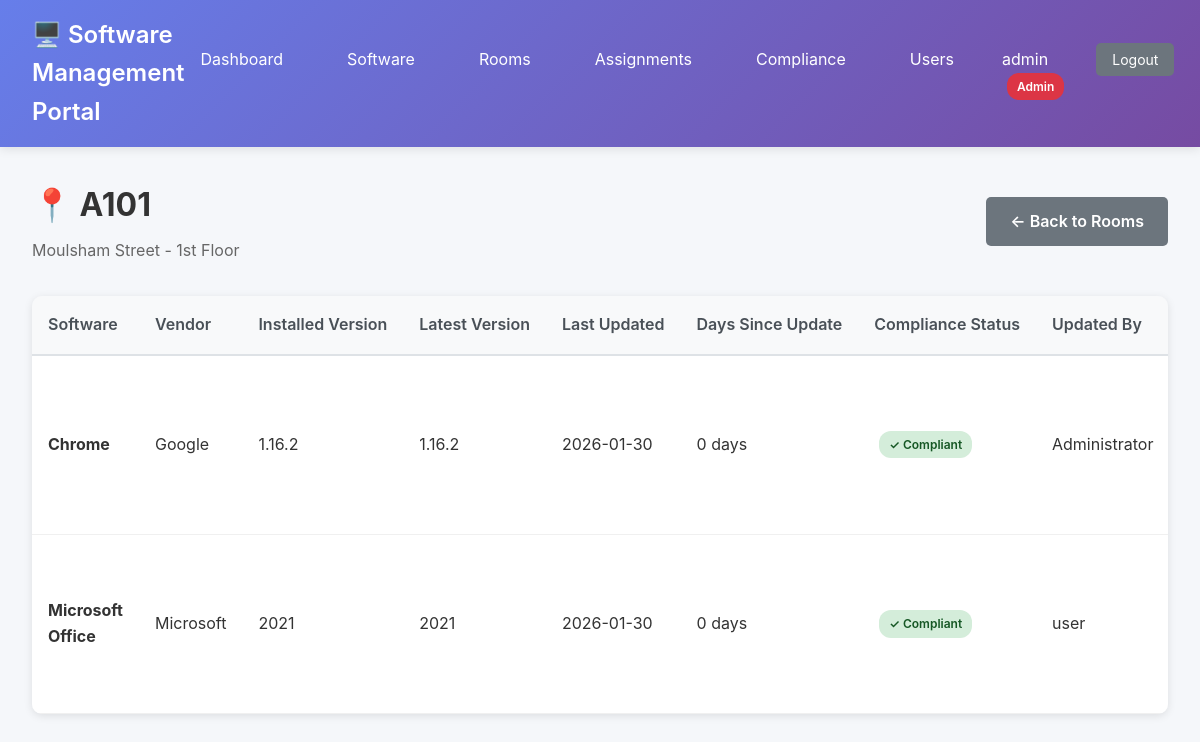
/rooms/5 (signed in), run on the app's committed database.
### tables this page shows
CREATE TABLE users (
    id INTEGER PRIMARY KEY AUTOINCREMENT,
    username TEXT NOT NULL UNIQUE,
    password_hash TEXT NOT NULL,
    full_name TEXT,
    email TEXT,
    is_superuser BOOLEAN DEFAULT 0,
    created_at TIMESTAMP DEFAULT CURRENT_TIMESTAMP,
    last_login TIMESTAMP
);

CREATE TABLE rooms (
    id INTEGER PRIMARY KEY AUTOINCREMENT,
    room_name TEXT NOT NULL UNIQUE,
    building TEXT,
    floor TEXT,
    created_at TIMESTAMP DEFAULT CURRENT_TIMESTAMP
);

CREATE TABLE installations (
    id INTEGER PRIMARY KEY AUTOINCREMENT,
    software_id INTEGER NOT NULL,
    room_id INTEGER NOT NULL,
    installed_version TEXT NOT NULL,
    last_updated TIMESTAMP DEFAULT CURRENT_TIMESTAMP,
    updated_by TEXT,
    is_long_life BOOLEAN DEFAULT 0, -- Exception to 300-day policy
    long_life_reason TEXT,
    long_life_approved_by TEXT,
    long_life_approved_at TIMESTAMP,
    FOREIGN KEY (software_id) REFERENCES software(id) ON DELETE CASCADE,
    FOREIGN KEY (room_id) REFERENCES rooms(id) ON DELETE CASCADE,
    UNIQUE(software_id, room_id)
);

CREATE TABLE software (
    id INTEGER PRIMARY KEY AUTOINCREMENT,
    software_name TEXT NOT NULL,
    version TEXT NOT NULL,
    vendor TEXT,
    license_key TEXT,
    license_type TEXT, -- e.g., 'Site', 'Volume', 'Per-User'
    license_count INTEGER,
    installer_filename TEXT,
    installer_path TEXT,
    description TEXT,
    created_at TIMESTAMP DEFAULT CURRENT_TIMESTAMP,
    updated_at TIMESTAMP DEFAULT CURRENT_TIMESTAMP
, installer_url TEXT);

### app.py (the view)
@app.route('/rooms/<int:room_id>')
@login_required
def room_details(room_id):
    conn = get_db()
    cursor = conn.cursor()
    cursor.execute('SELECT * FROM rooms WHERE id = ?', (room_id,))
    room = cursor.fetchone()
    if not room:
        flash('Room not found!', 'error')
        return redirect(url_for('rooms_list'))
    cursor.execute('''
        SELECT
            i.id as installation_id, s.id as software_id, s.software_name, s.vendor,
            i.installed_version, s.version as latest_version, i.last_updated,
            i.updated_by, i.is_long_life, i.long_life_reason,
            CAST((julianday('now') - julianday(i.last_updated)) AS INTEGER) as days_since_update
        FROM installations i
        JOIN software s ON i.software_id = s.id
        WHERE i.room_id = ?
        ORDER BY s.software_name
    ''', (room_id,))
    installations = cursor.fetchall()
    conn.close()
    return render_template('room_details.html', room=room, installations=installations, update_policy_days=UPDATE_POLICY_DAYS)

### app.py (called while the page is built)
@login_manager.user_loader
def load_user(user_id):
    conn = get_db()
    cursor = conn.cursor()
    cursor.execute('SELECT id, username, full_name, is_superuser FROM users WHERE id = ?', (user_id,))
    user_data = cursor.fetchone()
    conn.close()
    if user_data:
        return User(user_data['id'], user_data['username'], user_data['full_name'], user_data['is_superuser'])
    return None

@app.context_processor
def inject_pending_assignments():
    if current_user.is_authenticated:
        conn = get_db()
        cursor = conn.cursor()
        cursor.execute('''
            SELECT COUNT(*) as count
            FROM assignments
            WHERE assigned_to = ? AND status = 'pending'
        ''', (current_user.id,))
        result = cursor.fetchone()
        conn.close()
        return {'pending_assignments_count': result['count'] if result else 0}
    return {'pending_assignments_count': 0}

def get_db():
    conn = sqlite3.connect(DB_PATH)
    conn.row_factory = sqlite3.Row
    return conn

### templates/room_details.html (shortened to what this page needs)
<!DOCTYPE html>
<html lang="en">
<head>
    <link rel="stylesheet" href="{{ url_for('static', filename='style.css') }}">
</head>
<body>
    <nav class="navbar">
        <div class="nav-brand">
            <h1>🖥️ Software Management Portal</h1>
        </div>
        <ul class="nav-menu">
            <li><a href="{{ url_for('index') }}">Dashboard</a></li>
            <li><a href="{{ url_for('software_list') }}">Software</a></li>
            <li><a href="{{ url_for('rooms_list') }}">Rooms</a></li>
            <li><a href="{{ url_for('my_assignments') }}">{% if current_user.is_superuser %}Assignments{% else %}My Assignments{% endif %}</a></li>
            {% if current_user.is_superuser %}
            <li><a href="{{ url_for('compliance_report') }}">Compliance</a></li>
            <li><a href="{{ url_for('users_list') }}">Users</a></li>
            {% endif %}
            <li class="user-info">
                {{ current_user.username }}
                {% if current_user.is_superuser %}
                <span class="badge badge-admin">Admin</span>
                {% endif %}
            </li>
            <li><a href="{{ url_for('logout') }}" class="btn-sm btn-secondary">Logout</a></li>
        </ul>
    </nav>
    <div class="container">
        <div class="page-header">
            <div>
                <h2>📍 {{ room.room_name }}</h2>
                <p style="color: #666; margin-top: 0.5rem;">
                    {% if room.building %}{{ room.building }}{% endif %}
                    {% if room.floor %} - {{ room.floor }}{% endif %}
                </p>
            </div>
            <a href="{{ url_for('rooms_list') }}" class="btn btn-secondary">← Back to Rooms</a>
        </div>
        <div class="table-container">
            <table class="data-table">
                <thead>
                    <tr>
                        <th>Software</th>
                        <th>Vendor</th>
                        <th>Installed Version</th>
                        <th>Latest Version</th>
                        <th>Last Updated</th>
                        <th>Days Since Update</th>
                        <th>Compliance Status</th>
                        <th>Updated By</th>
                    </tr>
                </thead>
                <tbody>
                    {% if installations %}
                        {% for inst in installations %}
                        <tr {% if inst.days_since_update > update_policy_days and not inst.is_long_life %}class="row-warning"{% endif %}>
                            <td><strong>{{ inst.software_name }}</strong></td>
                            <td>{{ inst.vendor or '-' }}</td>
                            <td>{{ inst.installed_version }}</td>
                            <td>
                                {% if inst.installed_version != inst.latest_version %}
                                <span class="badge badge-warning">{{ inst.latest_version }}</span>
                                {% else %}
                                {{ inst.latest_version }}
                                {% endif %}
                            </td>
                            <td>{{ inst.last_updated[:10] if inst.last_updated else 'N/A' }}</td>
                            <td>
                                {% if inst.days_since_update > update_policy_days %}
                                <span class="badge badge-danger">{{ inst.days_since_update }} days</span>
                                {% else %}
                                {{ inst.days_since_update }} days
                                {% endif %}
                            </td>
                            <td>
                                {% if inst.is_long_life %}
                                <span class="badge badge-info">Long-Life Exception</span>
                                {% elif inst.days_since_update > update_policy_days %}
                                <span class="badge badge-danger">⚠️ Out of Policy</span>
                                {% else %}
                                <span class="badge badge-success">✓ Compliant</span>
                                {% endif %}
                            </td>
                            <td>{{ inst.updated_by or '-' }}</td>
                        </tr>
                        {% endfor %}
                    {% else %}
                        <tr>
                            <td colspan="{% if current_user.is_superuser %}9{% else %}8{% endif %}" class="text-center">
                                No software installed in this room yet.
                            </td>
                        </tr>
                    {% endif %}
                </tbody>
            </table>
        </div>
    </div>
</body>
</html>

### static/style.css (style rules this page uses)
* { margin: 0; padding: 0; box-sizing: border-box; }
body { font-family: -apple-system, BlinkMacSystemFont, 'Segoe UI', Roboto, 'Helvetica Neue', Arial, sans-serif; background: #f5f7fa; color: #333; line-height: 1.6; }
.navbar { background: linear-gradient(135deg, #667eea 0%, #764ba2 100%); color: white; padding: 1rem 2rem; box-shadow: 0 2px 10px rgba(0,0,0,0.1); display: flex; justify-content: space-between; align-items: center; }
.nav-brand h1 { font-size: 1.5rem; font-weight: 600; }
.nav-menu { display: flex; list-style: none; gap: 2rem; }
.nav-menu a { color: white; text-decoration: none; padding: 0.5rem 1rem; border-radius: 5px; transition: background 0.3s; position: relative; }
.badge { background: #ff4444; color: white; padding: 2px 8px; border-radius: 12px; font-size: 0.75rem; margin-left: 5px; }
.container { max-width: 1400px; margin: 2rem auto; padding: 0 2rem; }
.page-header { display: flex; justify-content: space-between; align-items: center; margin-bottom: 2rem; }
.page-header h2 { font-size: 2rem; color: #333; }
.table-container { background: white; border-radius: 10px; box-shadow: 0 2px 8px rgba(0,0,0,0.1); overflow-x: auto; margin-bottom: 2rem; }
.data-table { width: 100%; border-collapse: collapse; }
.data-table thead { background: #f8f9fa; border-bottom: 2px solid #dee2e6; }
.data-table th { padding: 1rem; text-align: left; font-weight: 600; color: #495057; white-space: nowrap; }
.data-table td { padding: 1rem; border-bottom: 1px solid #f0f0f0; }
.badge { padding: 4px 10px; border-radius: 12px; font-size: 0.75rem; font-weight: 600; display: inline-block; white-space: nowrap; }
.badge-success { background: #d4edda; color: #155724; }
.badge-admin { background: #dc3545; color: white; }
.btn { padding: 0.75rem 1.5rem; border: none; border-radius: 5px; font-size: 1rem; font-weight: 600; cursor: pointer; transition: all 0.3s; text-decoration: none; display: inline-block; }
.btn-secondary { background: #6c757d; color: white; }
.btn-sm { padding: 0.4rem 0.8rem; font-size: 0.875rem; }

### data on the page
users: username "admin"
rooms: room_name "A101", building "Moulsham Street", floor "1st Floor"
installations: software_name "Chrome", vendor "Google", installed_version "1.16.2", latest_version "1.16.2", last_updated "2026-01-30", days_since_update "0", shows "✓ Compliant", updated_by "Administrator"
installations: software_name "Microsoft Office", vendor "Microsoft", installed_version "2021", latest_version "2021", last_updated "2026-01-30", days_since_update "0", shows "✓ Compliant", updated_by "user"
